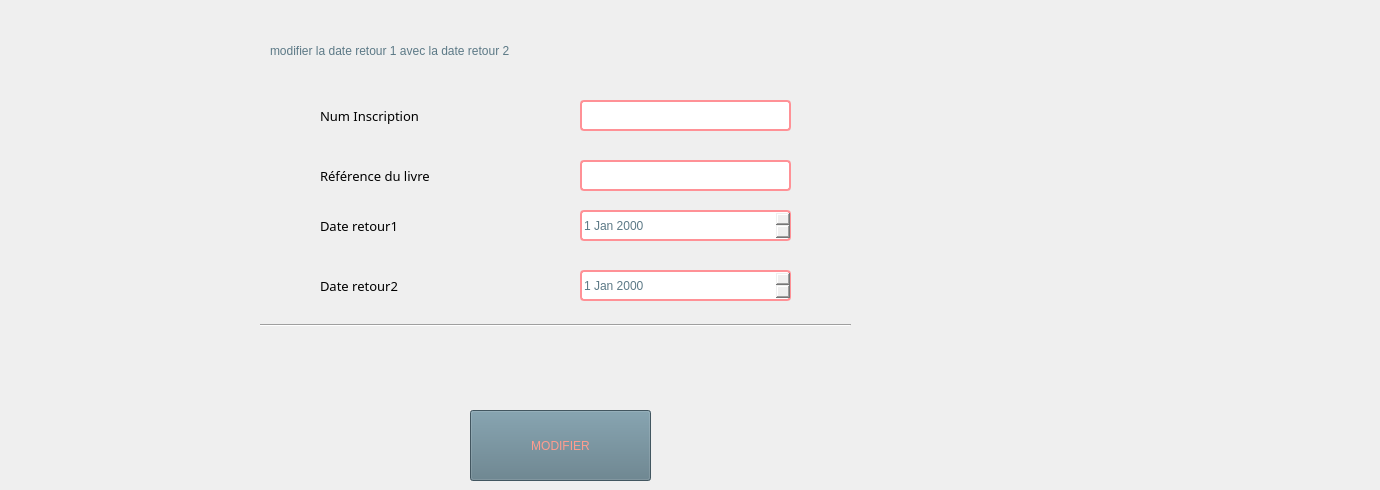
         <widget class="QWidget" name="tab_48">
          <attribute name="title">
           <string>Date retour</string>
          </attribute>
          <widget class="QLineEdit" name="lineEdit_75">
           <property name="geometry">
            <rect>
             <x>580</x>
             <y>160</y>
             <width>211</width>
             <height>31</height>
            </rect>
           </property>
           <property name="autoFillBackground">
            <bool>false</bool>
           </property>
           <property name="styleSheet">
            <string notr="true">color: rgb(92, 121, 134);
font: 10pt &quot;Tw Cen MT Condensed Extra Bold&quot;;
border: 2px solid rgb(255, 145, 150);
border-radius: 4px;
</string>
           </property>
          </widget>
          <widget class="QLineEdit" name="lineEdit_76">
           <property name="geometry">
            <rect>
             <x>580</x>
             <y>100</y>
             <width>211</width>
             <height>31</height>
            </rect>
           </property>
           <property name="styleSheet">
            <string notr="true">color: rgb(92, 121, 134);
font: 10pt &quot;Tw Cen MT Condensed Extra Bold&quot;;
border: 2px solid rgb(255, 145, 150);
border-radius: 4px;
</string>
           </property>
          </widget>
          <widget class="QPushButton" name="pushButton_39">
           <property name="geometry">
            <rect>
             <x>470</x>
             <y>410</y>
             <width>181</width>
             <height>71</height>
            </rect>
           </property>
           <property name="styleSheet">
            <string notr="true">color: rgb(67, 87, 97);
selection-color: rgb(255, 255, 255);
selection-color: rgb(85, 170, 255);
selection-color: rgb(255, 114, 94);
selection-background-color: rgb(158, 109, 96);
selection-color: qlineargradient(spread:pad, x1:0, y1:0, x2:1, y2:0, stop:0 rgba(0, 0, 0, 255), stop:1 rgba(255, 255, 255, 255));
color: qlineargradient(spread:pad, x1:0, y1:0, x2:1, y2:0, stop:0 rgba(0, 0, 0, 255), stop:1 rgba(255, 255, 255, 255));
border-bottom-color: rgb(157, 109, 96);
alternate-background-color: rgb(156, 107, 94);
color: rgb(255, 156, 142);
background-color: rgb(255, 156, 142);
background-color: rgb(92, 121, 134);</string>
           </property>
           <property name="text">
            <string>MODIFIER</string>
           </property>
          </widget>
          <widget class="Line" name="line_13">
           <property name="geometry">
            <rect>
             <x>260</x>
             <y>310</y>
             <width>591</width>
             <height>31</height>
            </rect>
           </property>
           <property name="orientation">
            <enum>Qt::Horizontal</enum>
           </property>
          </widget>
          <widget class="QLabel" name="label_85">
           <property name="geometry">
            <rect>
             <x>320</x>
             <y>70</y>
             <width>231</width>
             <height>91</height>
            </rect>
           </property>
           <property name="font">
            <font>
             <family>Segoe UI Black</family>
             <pointsize>10</pointsize>
             <weight>10</weight>
             <italic>false</italic>
             <bold>false</bold>
            </font>
           </property>
           <property name="text">
            <string>Num Inscription</string>
           </property>
          </widget>
          <widget class="QLabel" name="label_86">
           <property name="geometry">
            <rect>
             <x>320</x>
             <y>240</y>
             <width>231</width>
             <height>91</height>
            </rect>
           </property>
           <property name="font">
            <font>
             <family>Segoe UI Black</family>
             <pointsize>10</pointsize>
             <weight>10</weight>
             <italic>false</italic>
             <bold>false</bold>
            </font>
           </property>
           <property name="text">
            <string>Date retour2</string>
           </property>
          </widget>
          <widget class="QLabel" name="label_87">
           <property name="geometry">
            <rect>
             <x>320</x>
             <y>130</y>
             <width>231</width>
             <height>91</height>
            </rect>
           </property>
           <property name="font">
            <font>
             <family>Segoe UI Black</family>
             <pointsize>10</pointsize>
             <weight>10</weight>
             <italic>false</italic>
             <bold>false</bold>
            </font>
           </property>
           <property name="text">
            <string>Référence du livre</string>
           </property>
          </widget>
          <widget class="QDateEdit" name="dateEdit_6">
           <property name="geometry">
            <rect>
             <x>580</x>
             <y>270</y>
             <width>211</width>
             <height>31</height>
            </rect>
           </property>
           <property name="styleSheet">
            <string notr="true">color: rgb(92, 121, 134);
font: 10pt &quot;Tw Cen MT Condensed Extra Bold&quot;;
border: 2px solid rgb(255, 145, 150);
border-radius: 4px;
</string>
           </property>
          </widget>
          <widget class="QLabel" name="erreurni_27">
           <property name="geometry">
            <rect>
             <x>580</x>
             <y>130</y>
             <width>251</width>
             <height>16</height>
            </rect>
           </property>
           <property name="styleSheet">
            <string notr="true">color: rgb(255, 156, 142);
font: 87 9pt &quot;Segoe UI Black&quot;;
</string>
           </property>
           <property name="text">
            <string/>
           </property>
          </widget>
          <widget class="QLabel" name="erreurni_28">
           <property name="geometry">
            <rect>
             <x>580</x>
             <y>190</y>
             <width>251</width>
             <height>16</height>
            </rect>
           </property>
           <property name="styleSheet">
            <string notr="true">color: rgb(255, 156, 142);
font: 87 9pt &quot;Segoe UI Black&quot;;
</string>
           </property>
           <property name="text">
            <string/>
           </property>
          </widget>
          <widget class="QLabel" name="erreurni_29">
           <property name="geometry">
            <rect>
             <x>560</x>
             <y>270</y>
             <width>251</width>
             <height>16</height>
            </rect>
           </property>
           <property name="styleSheet">
            <string notr="true">color: rgb(255, 156, 142);
font: 75 10pt &quot;MS Shell Dlg 2&quot;;</string>
           </property>
           <property name="text">
            <string/>
           </property>
          </widget>
          <widget class="QLabel" name="erreurni_43">
           <property name="geometry">
            <rect>
             <x>580</x>
             <y>260</y>
             <width>251</width>
             <height>16</height>
            </rect>
           </property>
           <property name="styleSheet">
            <string notr="true">color: rgb(255, 156, 142);
font: 87 9pt &quot;Segoe UI Black&quot;;
</string>
           </property>
           <property name="text">
            <string/>
           </property>
          </widget>
          <widget class="QLabel" name="label_36">
           <property name="geometry">
            <rect>
             <x>440</x>
             <y>360</y>
             <width>931</width>
             <height>41</height>
            </rect>
           </property>
           <property name="styleSheet">
            <string notr="true">color: rgb(92, 121, 134);
font: 87 15pt &quot;Segoe UI Black&quot;;
</string>
           </property>
           <property name="text">
            <string/>
           </property>
          </widget>
          <widget class="QLabel" name="label_109">
           <property name="geometry">
            <rect>
             <x>320</x>
             <y>180</y>
             <width>231</width>
             <height>91</height>
            </rect>
           </property>
           <property name="font">
            <font>
             <family>Segoe UI Black</family>
             <pointsize>10</pointsize>
             <weight>10</weight>
             <italic>false</italic>
             <bold>false</bold>
            </font>
           </property>
           <property name="text">
            <string>Date retour1</string>
           </property>
          </widget>
          <widget class="QDateEdit" name="dateEdit_14">
           <property name="geometry">
            <rect>
             <x>580</x>
             <y>210</y>
             <width>211</width>
             <height>31</height>
            </rect>
           </property>
           <property name="styleSheet">
            <string notr="true">color: rgb(92, 121, 134);
font: 10pt &quot;Tw Cen MT Condensed Extra Bold&quot;;
border: 2px solid rgb(255, 145, 150);
border-radius: 4px;
</string>
           </property>
          </widget>
          <widget class="QLabel" name="label_43">
           <property name="geometry">
            <rect>
             <x>270</x>
             <y>30</y>
             <width>931</width>
             <height>41</height>
            </rect>
           </property>
           <property name="styleSheet">
            <string notr="true">color: rgb(92, 121, 134);
font: 87 15pt &quot;Segoe UI Black&quot;;
</string>
           </property>
           <property name="text">
            <string>modifier la date retour 1 avec la date retour 2</string>
           </property>
          </widget>
         </widget>
